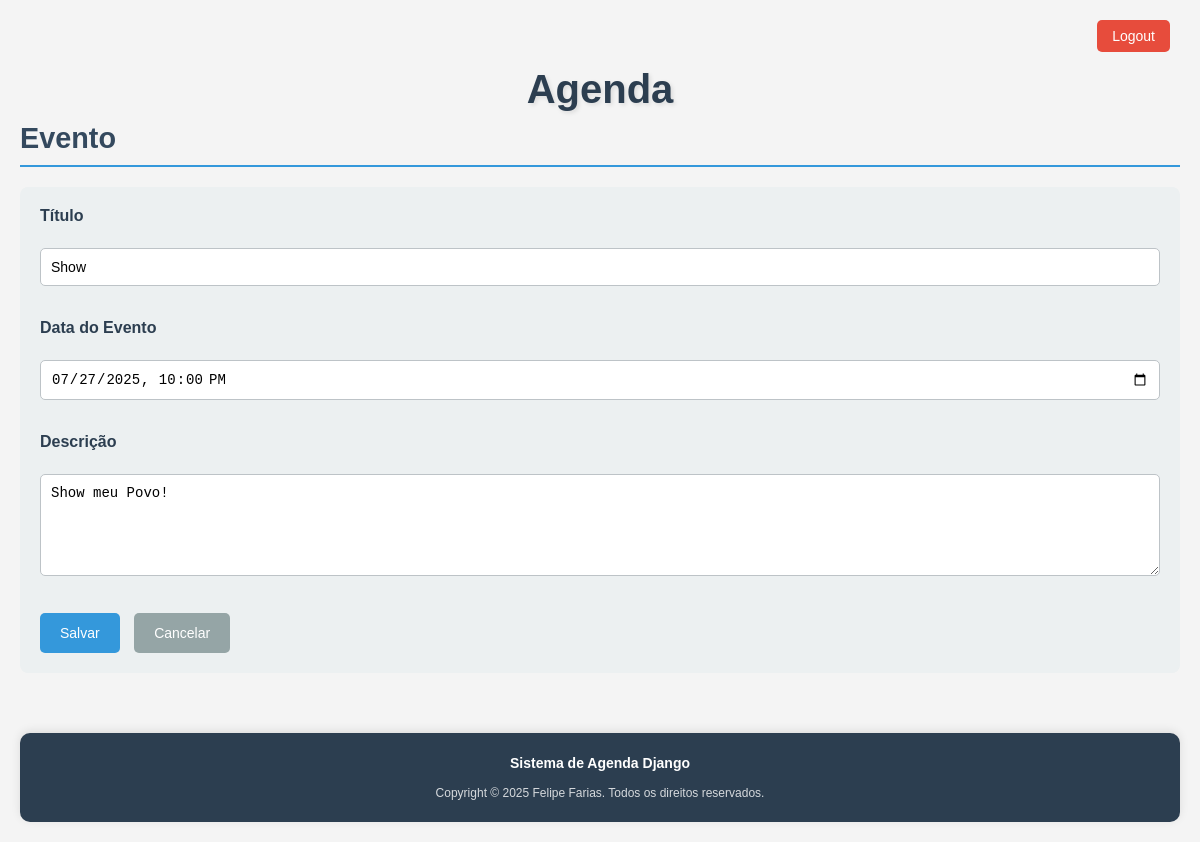
The app's page /agenda/evento/?id=9 (signed in) with its own data.
### core/models.py (models this page shows, shortened)
class Evento(models.Model):
    titulo = models.CharField(max_length = 100)
    descricao = models.TextField(blank = True, null = True)
    data_evento = models.DateTimeField(verbose_name='Data do Evento')
    data_criacao = models.DateTimeField(auto_now=True, verbose_name='Data da Criação')
    usuario = models.ForeignKey(User, on_delete=models.CASCADE)
    class Meta:
        db_table = 'evento'
    def get_data_input_evento(self):
        return self.data_evento.strftime('%Y-%m-%dT%H:%M')

### core/views.py (the view)
# urls.py: path('agenda/evento/', views.evento),
@login_required(login_url="/login/")
def evento(request):
    id_evento = request.GET.get("id")
    dados = {}
    if id_evento:
        dados["evento"] = Evento.objects.get(id=id_evento)
    return render(request, "evento.html", dados)

### templates/evento.html (shortened to what this page needs)
{% extends 'models/model-page.html' %}
{% block content %}
  <h2>Evento</h2>
  <form action="submit" method="POST"> {% csrf_token %}
    <label for="">Título</label>
    <br />
    <input type="text" name="titulo" size="24" value="{{ evento.titulo }}" />
    <br /><br />
    <label for="">Data do Evento</label>
    <br />
    <input type="datetime-local" name="data_evento" value="{{ evento.get_data_input_evento }}" />
    <br /><br />
    <label for="">Descrição</label>
    <br />
    <textarea name="descricao" rows="5" cols="24">{{ evento.descricao }}</textarea>
    <br /><br />
    <button type="submit">Salvar</button>
    <a href="/"><button type="button">Cancelar</button></a>
  </form>
{% endblock %}

### static/css/style.css (style rules this page uses)
* { margin: 0; padding: 0; box-sizing: border-box; }
body { font-family: 'Arial', sans-serif; color: #333; background-color: #f4f4f4; margin: 0; padding: 20px; }
h2 { color: #34495e; margin-bottom: 20px; font-size: 1.8em; border-bottom: 2px solid #3498db; padding-bottom: 10px; }
form { background-color: #ecf0f1; padding: 20px; border-radius: 8px; margin-bottom: 20px; }
label { display: block; margin-bottom: 5px; font-weight: bold; color: #2c3e50; }
input[type="text"], input[type="password"], input[type="number"], input[type="datetime-local"], input[type="email"], textarea { width: 100%; padding: 10px; border: 1px solid #bdc3c7; border-radius: 5px; font-size: 14px; margin-bottom: 15px; transition: border-color 0.3s; }
button { background-color: #3498db; color: white; border: none; padding: 12px 20px; border-radius: 5px; cursor: pointer; font-size: 14px; margin-right: 10px; transition: background-color 0.3s; white-space: nowrap; }
button[type="button"] { background-color: #95a5a6; }
a { text-decoration: none; color: inherit; }
html, body { min-height: 100vh; }
body { display: flex; flex-direction: column; }

### records on screen
Evento: titulo "Show", data_evento "07/27/2025 22:00", descricao "Show meu Povo!"
